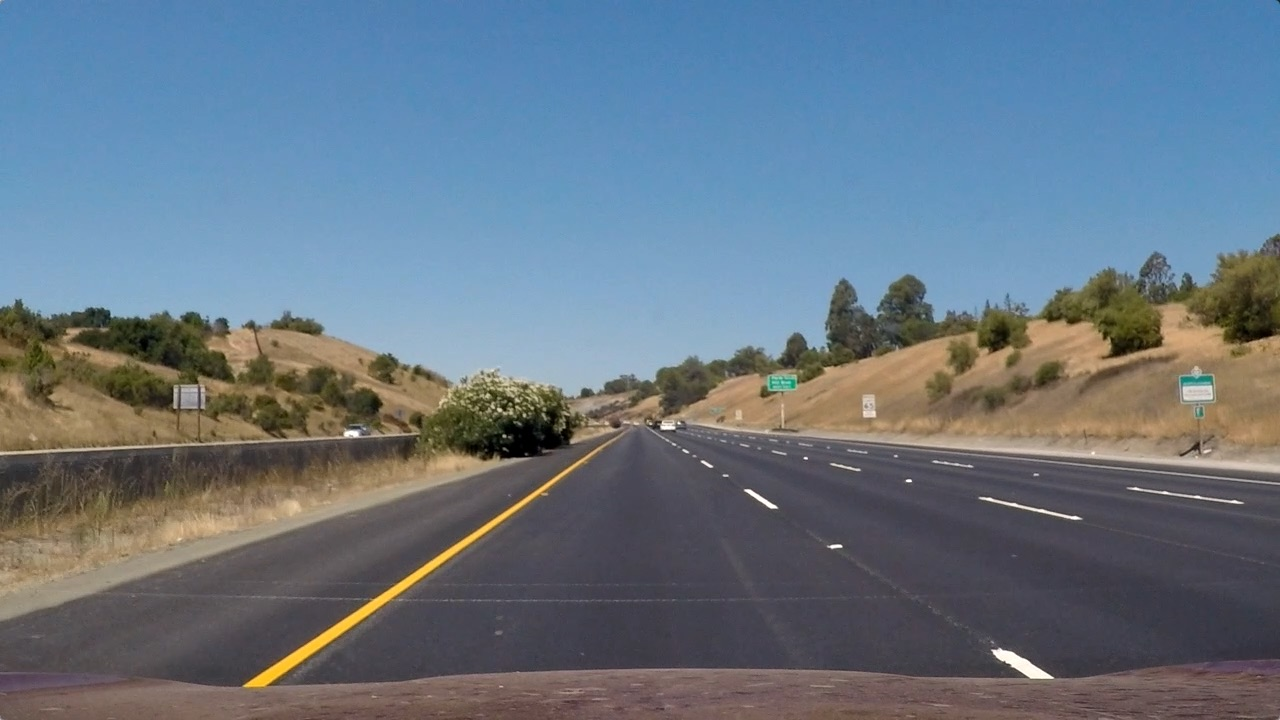
#> input picture test_images/straight_lines1.jpg, 1280 x 720 px
$ python -i thresholding.py   (imports and definitions only)   (older library calls are emulated)
#> lines starting #> are read from the running program, lines starting #| are printed output that depends on the picture; after the words box and inside, x2 and y2 are one past the last pixel; in counts of white or black regions, pixels touching at a corner belong together
import numpy as np
import modules.util as util
import cv2

def get_binary(img):
    """ process the image into a binary so that the lane pixels are easy to see
    returns the binary image """
    hls = cv2.cvtColor(img, cv2.COLOR_RGB2HLS)
    s_channel = hls[:,:,2]
    s_binary = thresh(s_channel, 3, 15, 255, 34, 200, 0, np.pi/2.5)
    hsv = cv2.cvtColor(img, cv2.COLOR_RGB2HSV)
    v_channel = hsv[:,:,2]
    v_binary = thresh(v_channel, 3, 180, 255, 20, 150, 0, np.pi/2.5)

    combined = np.zeros_like(s_binary)
    combined[((s_binary == 1) | (v_binary == 1))] = 1
    return combined

# [78 lines of commented-out code are left out]

def thresh(img, ksize, val_low, val_high, mag_low, mag_high, dir_low, dir_high):
    # Take both Sobel x and y gradients
    sobelx = cv2.Sobel(img, cv2.CV_64F, 1, 0, ksize=ksize)
    sobely = cv2.Sobel(img, cv2.CV_64F, 0, 1, ksize=ksize)
    # Calculate the gradient magnitude
    gradmag = np.sqrt(sobelx**2 + sobely**2)
    # Rescale to 8 bit
    scale_factor = np.max(gradmag)/255
    gradmag = (gradmag/scale_factor).astype(np.uint8)
    # Calculate the gradient direction
    absgraddir = np.arctan2(np.absolute(sobely), np.absolute(sobelx))
    binary_output = np.zeros_like(sobelx)
    # thresholding with value, gradient magnitude, and gradient direction
    binary_output[(img >= val_low) & (img <= val_high) &
        (gradmag >= mag_low) & (gradmag <= mag_high) &
        (absgraddir >= dir_low) & (absgraddir <= dir_high)] = 1
    return binary_output

>>> import cv2
>>> picture = cv2.cvtColor(cv2.imread('../test_images/straight_lines1.jpg'), cv2.COLOR_BGR2RGB)
>>> result = get_binary(picture)
#> in thresh, `scale_factor = np.max(gradmag)/255`: scale_factor = 4.47
#> in get_binary, `s_binary = thresh(s_channel, 3, 15, 255, 34, 200, 0, np.pi/2.5)`:
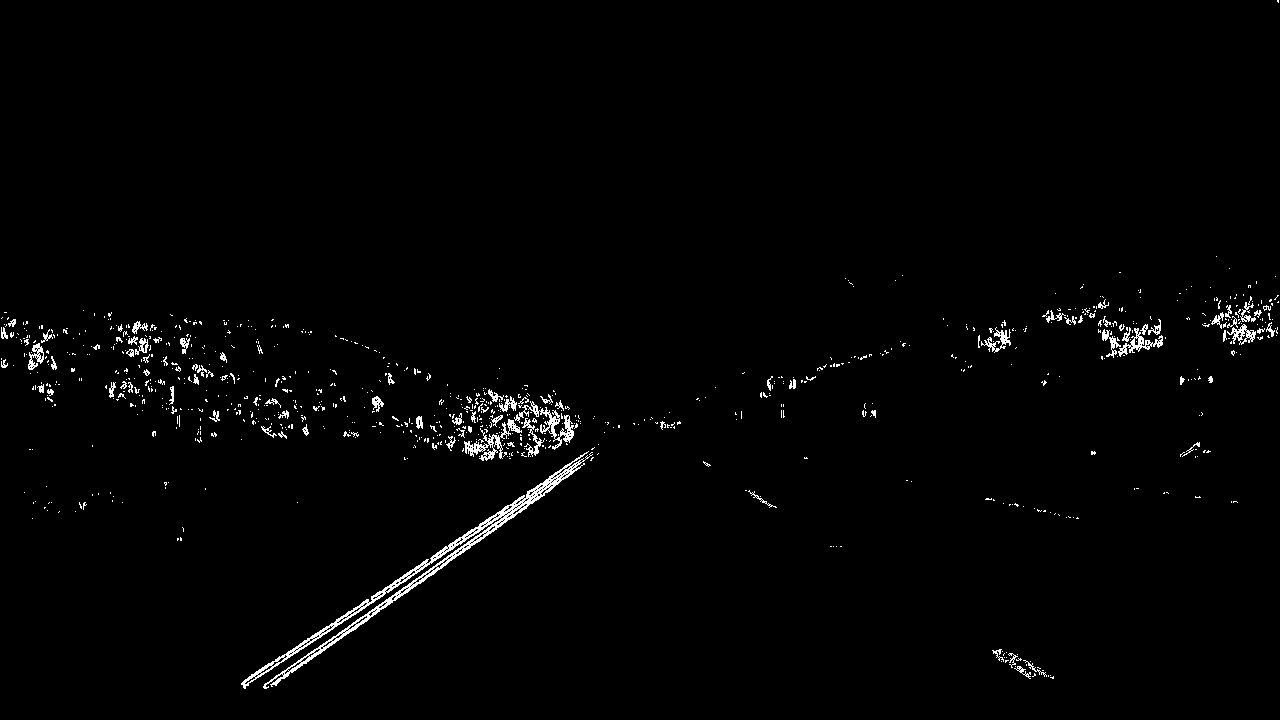
#> s_binary: shape (720, 1280) float64; values 0 (black) and 1 (white), 1.5% white in thin lines or dots
#> in get_binary, `v_channel = hsv[:,:,2]`:
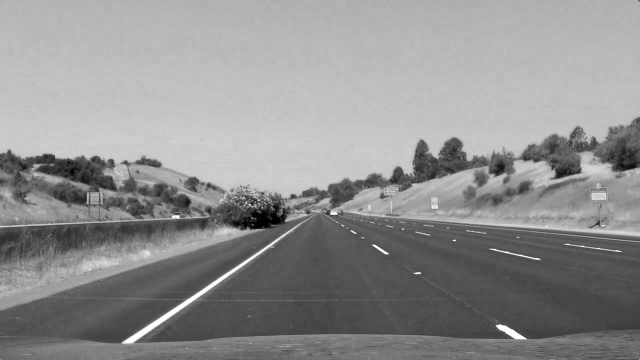
#> v_channel: shape (720, 1280) (shown at 1/2 size); min 0, max 255, mean 143.4
#> call 2 of thresh, with ksize = 3, val_low = 180, val_high = 255, mag_low = 20, mag_high = 150, dir_low = 0, dir_high = 1.26
#> in thresh (call 2), `scale_factor = np.max(gradmag)/255`: scale_factor = 3.11
#> in thresh (call 2), `absgraddir = np.arctan2(np.absolute(sobely), np.absolute(sobelx))`:
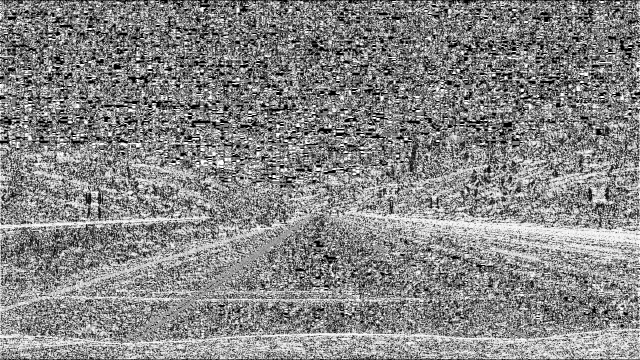
#> absgraddir: shape (720, 1280) float64 (shown at 1/2 size); min 0, max 1.57, mean 0.829; drawn with min black and max white
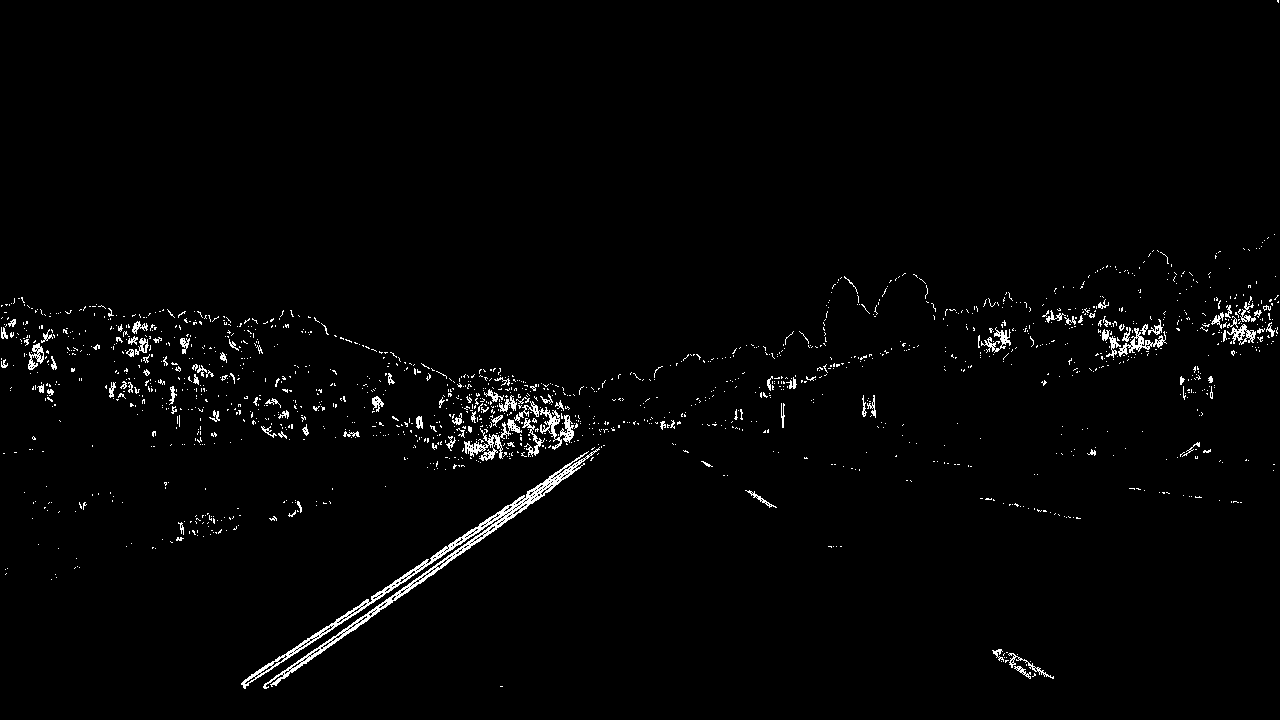
#> result: shape (720, 1280) float64; values 0 (black) and 1 (white), 1.8% white in thin lines or dots

$ run again, on test_images/straight_lines2.jpg
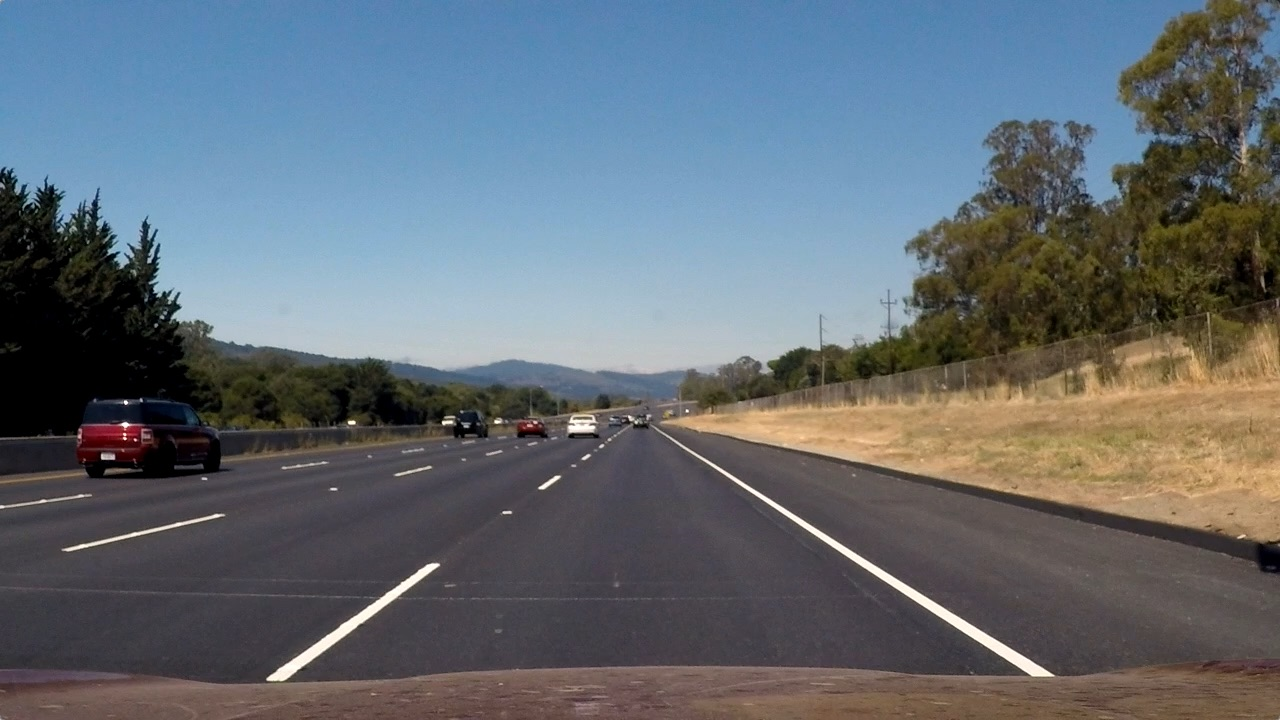
#> input picture test_images/straight_lines2.jpg, 1280 x 720 px
#> hls: shape (720, 1280, 3); mean of channels 0, 1, 2 81.7, 107, 62.5
#> scale_factor = 4.47
#> s_binary: shape (720, 1280) float64; values 0 (black) and 1 (white), 3.4% white in thin lines or dots
#> hsv: shape (720, 1280, 3); mean H, S, V 81.6, 75.9, 127.4
#> in thresh (call 2), `gradmag = np.sqrt(sobelx**2 + sobely**2)`:
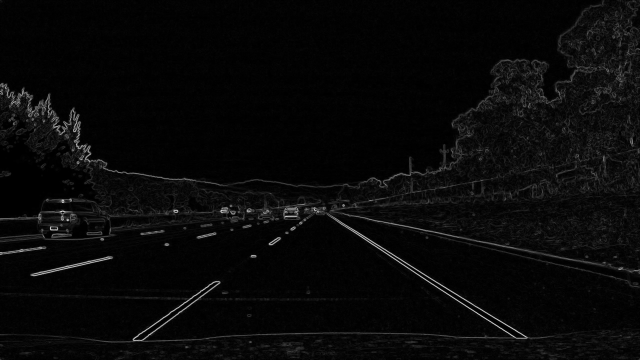
#> gradmag: shape (720, 1280) float64 (shown at 1/2 size); min 0, max 831.8, mean 30.1; drawn with min black and max white
#> scale_factor = 3.26
#> v_binary: shape (720, 1280) float64; values 0 (black) and 1 (white), 0.67% white in thin lines or dots, all inside (x1, y1, x2, y2) = (1, 117, 1279, 680)
#> `result = get_binary(picture)`:
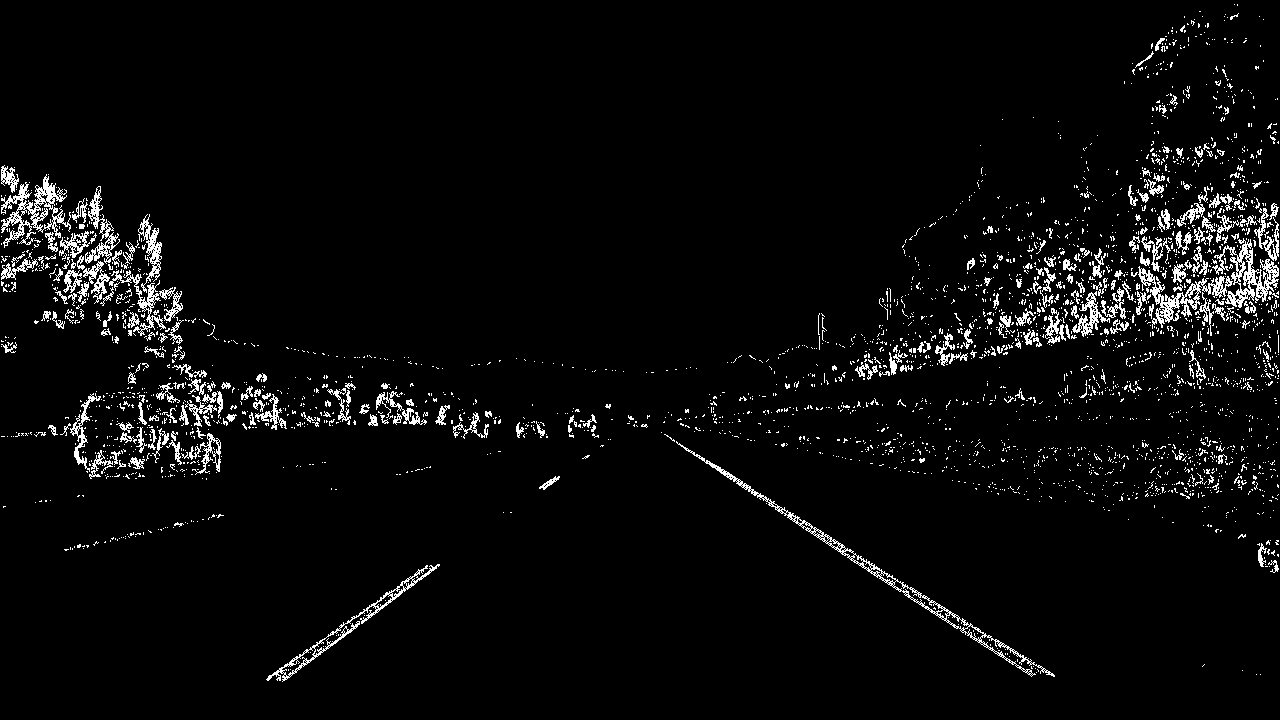
#> result: shape (720, 1280) float64; values 0 (black) and 1 (white), 4% white in thin lines or dots

$ run again, on test_images/test1.jpg
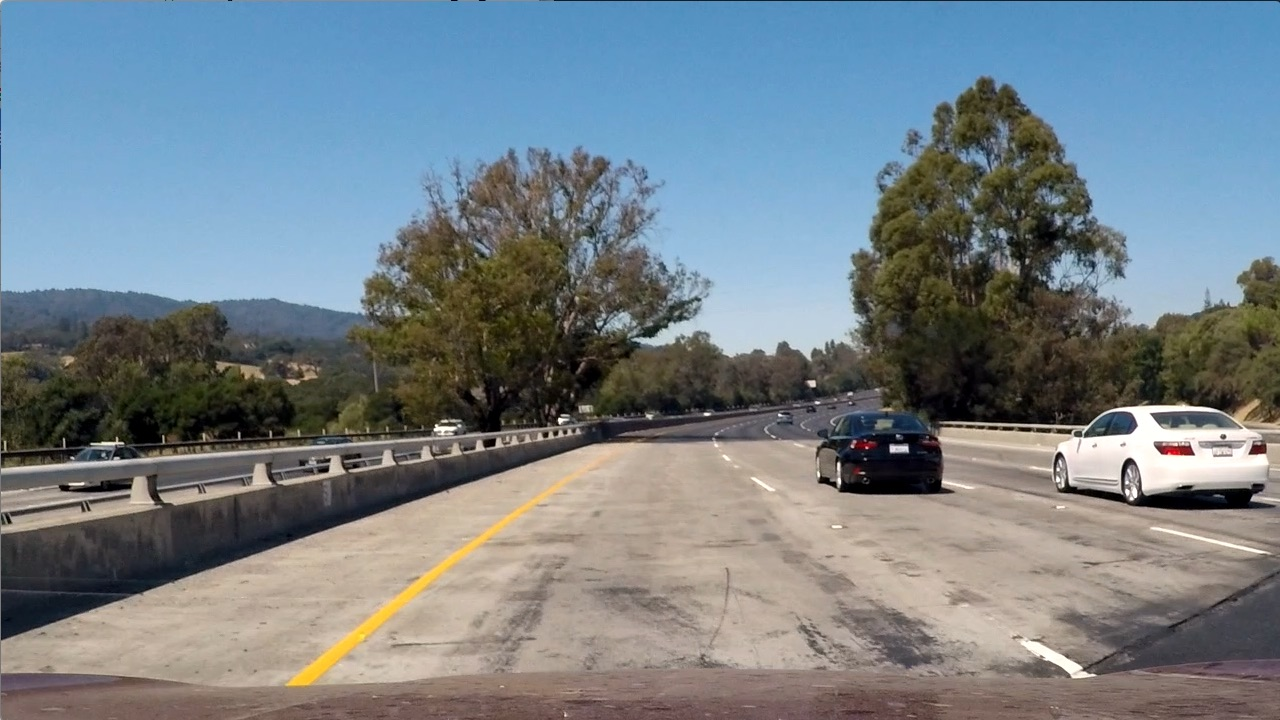
#> input picture test_images/test1.jpg, 1280 x 720 px
#> hls: shape (720, 1280, 3); mean of channels 0, 1, 2 60.2, 126.7, 74.4
#> scale_factor = 4.47
#> s_binary: shape (720, 1280) float64; values 0 (black) and 1 (white), 3.9% white in thin lines or dots
#> hsv: shape (720, 1280, 3); mean H, S, V 60.3, 78, 149.5
#> in thresh (call 2), `gradmag = np.sqrt(sobelx**2 + sobely**2)`:
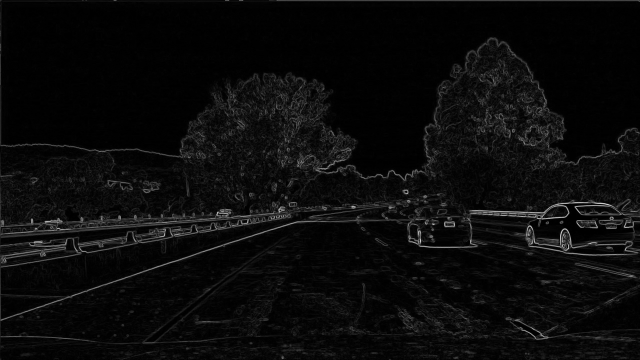
#> gradmag: shape (720, 1280) float64 (shown at 1/2 size); min 0, max 942.1, mean 42.4; drawn with min black and max white
#> scale_factor = 3.69
#> v_binary: shape (720, 1280) float64; values 0 (black) and 1 (white), 1% white in thin lines or dots
#> `result = get_binary(picture)`:
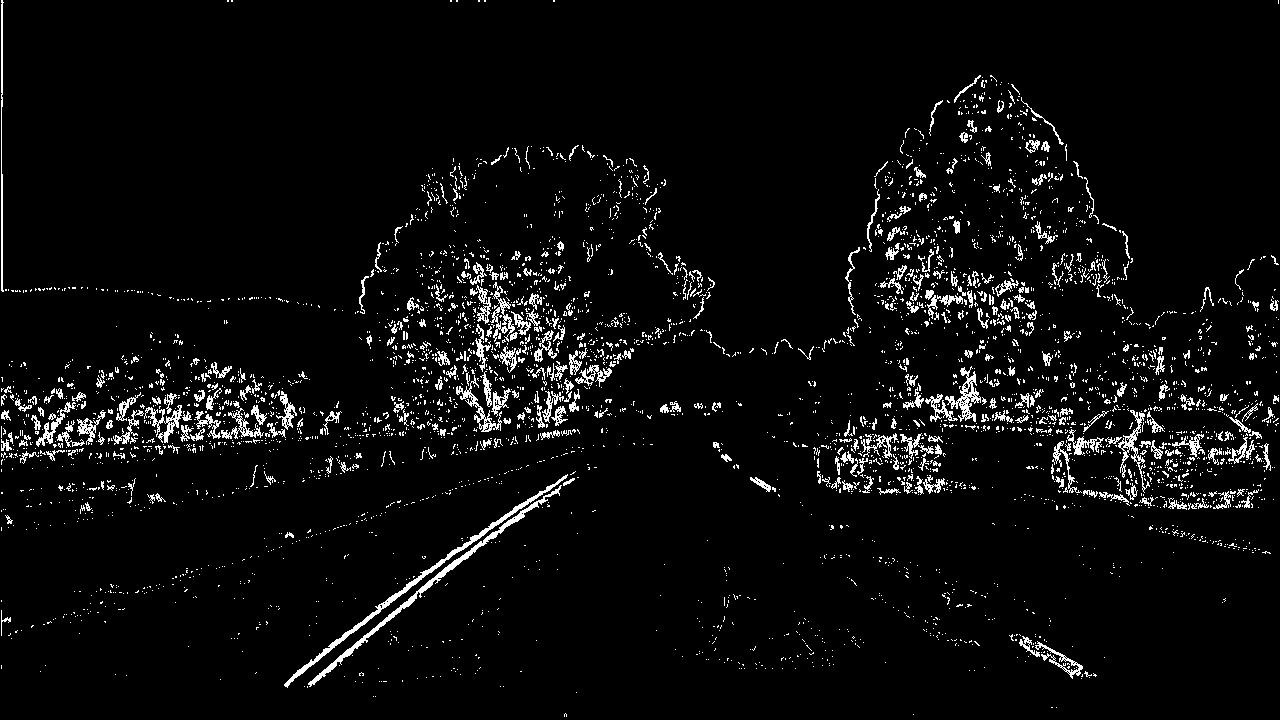
#> result: shape (720, 1280) float64; values 0 (black) and 1 (white), 4.6% white in thin lines or dots
